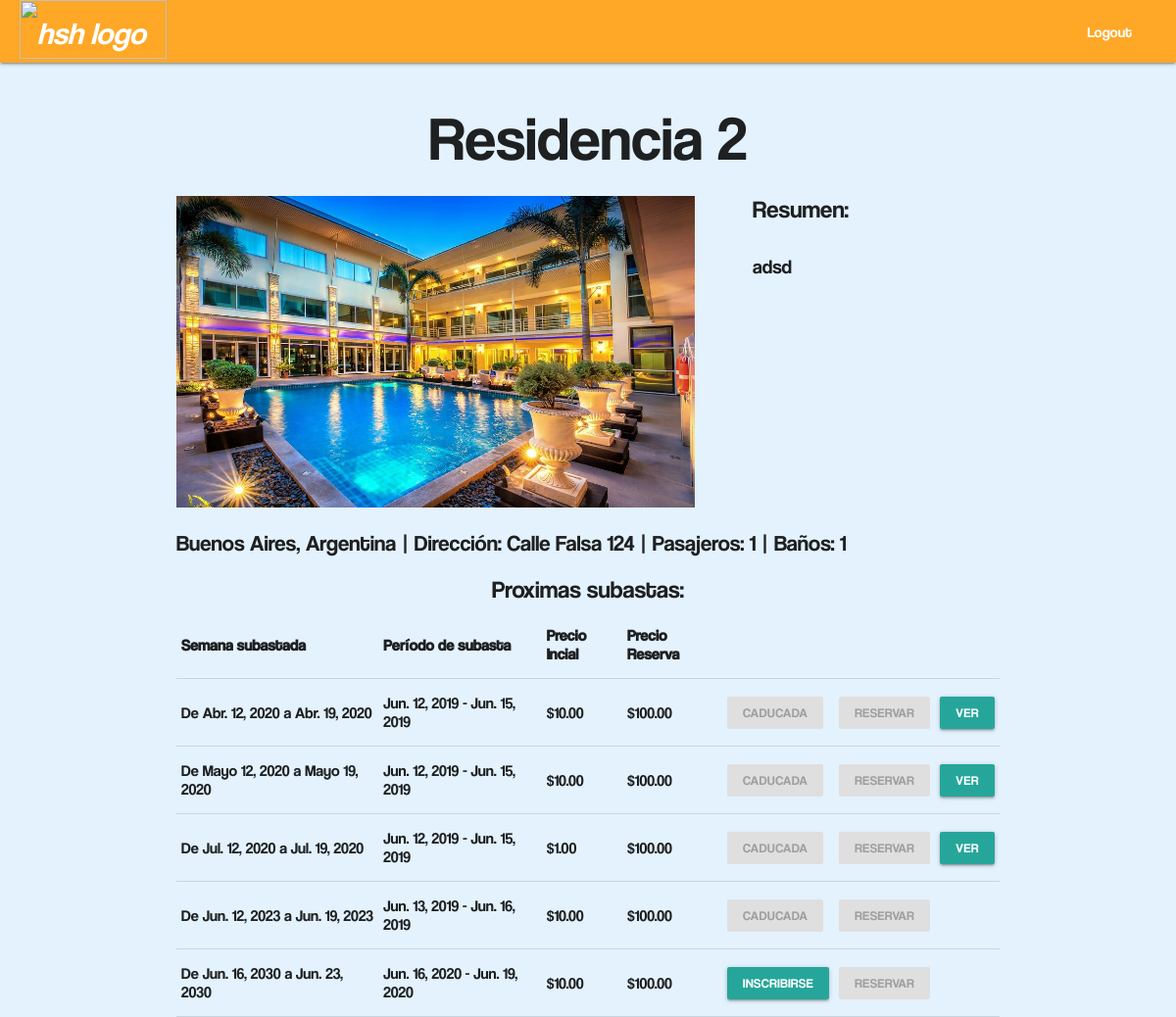
Screenshot of /ver_residencia/1/ with the database file from the repository.
### main/models.py (models this page shows, shortened)
class Residencia(models.Model):
	nombre = models.CharField(max_length=50)
	dirección = models.CharField(max_length=200)
	ciudad = models.CharField(max_length=100)
	pais = models.CharField(max_length=30)
	descripcion = models.TextField()
	habitaciones = models.IntegerField(default=0)
	personas = models.IntegerField(default=0)
	baños = models.IntegerField(default=0)
	class Meta:
		ordering = ['nombre']
	def primerFoto(self):
		if self.imagenes.exists():
			return self.imagenes.first().imagen.name[12:]
		else:
			return "fotos/68184730.jpg"

class Semana(models.Model):
	dia_inicial = models.DateField()
	precio_reserva = models.DecimalField(max_digits=11,decimal_places=2)
	def dia_final(self):
		return self.dia_inicial + timedelta(days=7)
	class Meta:
		abstract = True
		ordering = ['dia_inicial', 'residencia']

class Subasta(Semana):
	precio_inicial = models.DecimalField(max_digits=11,decimal_places=2)
	inicio_de_subasta = models.DateField()
	residencia = models.ForeignKey('Residencia',on_delete=models.CASCADE,related_name='subastas')
	usuarios_inscriptos = models.ManyToManyField('User',related_name='inscripciones')
	iniciada = models.BooleanField(default=False)
	def fin_de_subasta(self):
		return (self.inicio_de_subasta + timedelta(days=3))
	def esta_inscripto(self,usuario):
		return self.usuarios_inscriptos.filter(id=usuario.id).exists()

### main/views.py (the view)
# urls.py: path("ver_residencia/<id_residencia>/", views.residencia, name="residencia"),
def residencia(request, id_residencia):
    import datetime
    res = Residencia.objects.get(id=id_residencia)
    subastas = Subasta.objects.filter(residencia=id_residencia)
    user = request.user
    hoy = datetime.datetime.now().date()
    inscripto = {}
    for s in subastas:
        inscripto[s] = s.esta_inscripto(user)
    return render(request=request,
                  template_name="main/residencias/ver_residencia.html",
                  context={"residencia": res,
                           "inscripto": inscripto,
                           "usuario": user,
                           "hoy": hoy})

### main/templates/main/residencias/ver_residencia.html
{% extends "main/headers/header_logged_in.html" %}
{% load static %}
{% load staticfiles %}
{% block content %}
<body>
  <h1 class="centrar">{{residencia.nombre}}</h1>
  <section>
    <div class="columna-grande">
      <img class="imagen-residencia"
      src="{% static residencia.primerFoto %}" alt="Imagen Residencia: {{ residencia.primerFoto }}">
    </div>
    <h5>Resumen:</h5>
    <div class="columna-chica">
      <div class="compacto scrollable">
        <p style="font-size: 20">{{residencia.descripcion}}</p>
      </div>
    </div>
  </section>
  <section>
    <div class="columna-grande" style="width: 100%; font-size: 150%">
      <span>{{residencia.ciudad}}, {{residencia.pais}} | </span>
      <span>Dirección: {{residencia.dirección}} | </span>
      <span>Pasajeros: {{residencia.personas}} | </span>
      <span>Baños: {{residencia.baños}}</span>
    </div>
  </section>
  {% if inscripto %}
    <div style="float: left; width: 100%">
      <h5 class="centrar">Proximas subastas:</h5>
    </div>
  <table style="width:100%">
    <tr>
      <th>Semana subastada</th>
      <th>Período de subasta</th>
      <th>Precio Incial</th>
      <th>Precio Reserva</th>
      <th></th>
      <th></th>
      <th></th>
    </tr>
    {% for s, i in inscripto.items %}
    <tr>
      <td>De {{s.dia_inicial}} a {{s.dia_final}}</td>
      <td>{{s.inicio_de_subasta}} - {{s.fin_de_subasta}}</td>
      <td>${{s.precio_inicial}}</td>
      <td>${{s.precio_reserva}}</td>
      {% if s.inicio_de_subasta > hoy %}
        {% if i %}
          <td><a href="" class="waves-effect waves-light btn-small disabled">Inscripto<a></td>
        {% else %}
          <td><a href="/inscribirse/{{residencia.id}}/{{s.id}}" class="waves-effect waves-light btn-small">Inscribirse<a></td>
        {% endif %}
      {% else %}
        {% if i %}
          <td><a href="" class="waves-effect waves-light btn-small disabled">Inscripto<a></td>
        {% else %}
          <td><a href="#" class="waves-effect waves-light disabled btn-small">Caducada<a></td>
        {% endif %}
      {% endif %}
      {% if user.premium %}
        <td><a href="/reserva/{{s.id}}" class="waves-effect waves-light btn-small">Reservar<a></td>
      {% else %}
        <td><a href="#" class="waves-effect waves-light disabled btn-small">Reservar<a></td>
      {% endif %}
      {% if s.iniciada %}
        <td><a href="/subasta/{{s.id}}" class="waves-effect waves-light btn-small">Ver<a></td>
      {% endif %}
    </tr>
    {% endfor %}
  {% else %}
    <div style="float: left; width: 100%">
      <h5 class="centrar">No hay subastas disponibles</h5>
    </div>
  {% endif %}
</body>
{% endblock %}

### staticfiles/css/main.css (style rules this page uses)
.centrar { display: flex; justify-content: center; }
body { background: #e3f2fd; font-family: coolvetica; }
.columna-grande { float: left; width: 70%; }
.columna-chica { float: left; width: 30%; }
.imagen-residencia { width: 90%; }
.compacto { height: 300px; }
.scrollable { overflow: auto; }

### rows the page displays
Residencia: nombre "Residencia 2", descripcion "adsd", ciudad "Buenos Aires", pais "Argentina", dirección "Calle Falsa 124", personas "1", baños "1"
Subasta: dia_inicial "Abr. 12, 2020", dia_final "Abr. 19, 2020", inicio_de_subasta "Jun. 12, 2019", fin_de_subasta "Jun. 15, 2019", precio_inicial "10.00", precio_reserva "100.00", shows "CADUCADA"
Subasta: dia_inicial "Mayo 12, 2020", dia_final "Mayo 19, 2020", inicio_de_subasta "Jun. 12, 2019", fin_de_subasta "Jun. 15, 2019", precio_inicial "10.00", precio_reserva "100.00", shows "CADUCADA"
Subasta: dia_inicial "Jul. 12, 2020", dia_final "Jul. 19, 2020", inicio_de_subasta "Jun. 12, 2019", fin_de_subasta "Jun. 15, 2019", precio_inicial "1.00", precio_reserva "100.00", shows "CADUCADA"
Subasta: dia_inicial "Jun. 12, 2023", dia_final "Jun. 19, 2023", inicio_de_subasta "Jun. 13, 2019", fin_de_subasta "Jun. 16, 2019", precio_inicial "10.00", precio_reserva "100.00", shows "CADUCADA"
Subasta: dia_inicial "Jun. 16, 2030", dia_final "Jun. 23, 2030", inicio_de_subasta "Jun. 16, 2020", fin_de_subasta "Jun. 19, 2020", precio_inicial "10.00", precio_reserva "100.00"
